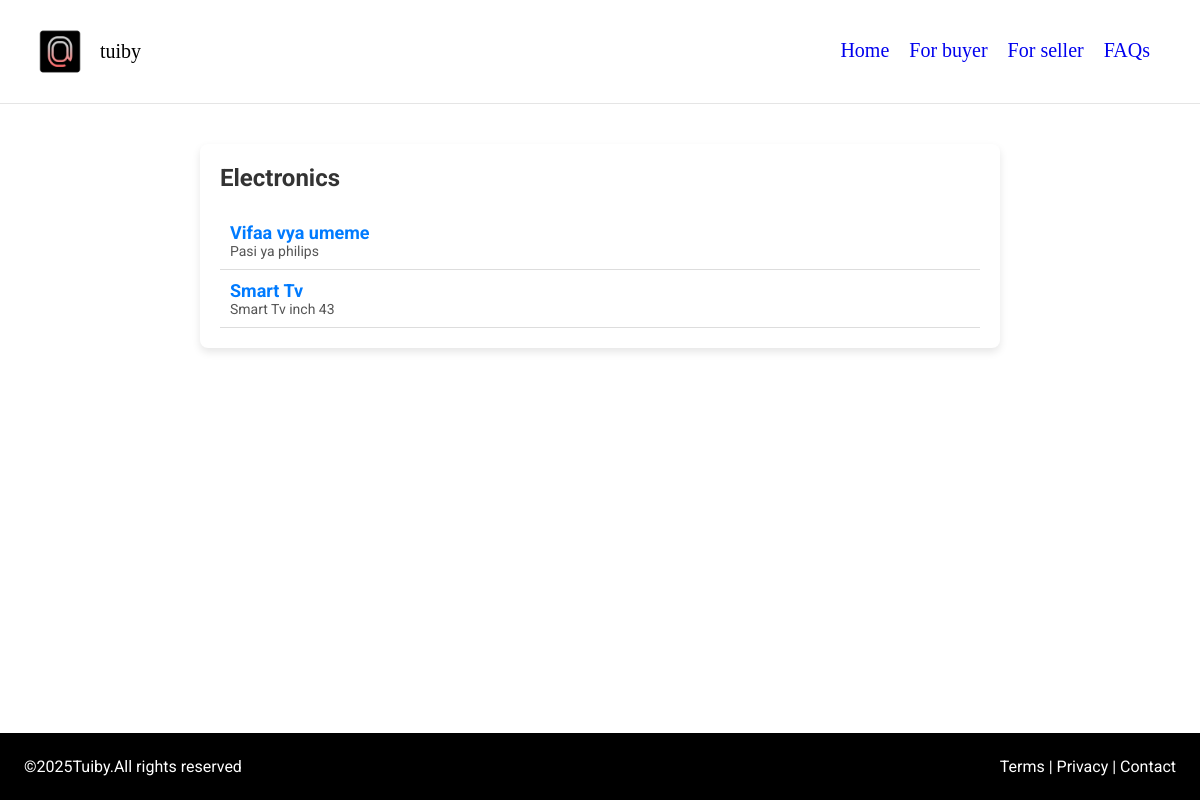
/electronics-product-list/ (signed in), run on the app's committed database.
### main/models.py (models this page shows, shortened)
class ProductInfo(models.Model):
    PRODUCT_CATEGORIES = [
        ('Electronics', 'Electronics'),
        ('Fashion', 'Fashion'),
        ('Furniture', 'Furniture'),
        ('Kitchenware', 'Kitchenware')
    ]
    user = models.ForeignKey(User, on_delete=models.CASCADE)
    product_name = models.CharField(max_length=15)
    product_descriptions = models.CharField(max_length=100)
    product_category = models.CharField(max_length=15, choices=PRODUCT_CATEGORIES, default='Fashion')

### main/views.py (the view)
# urls.py: path('electronics-product-list/', views.electronics_product_list, name='electronics-product-list'),
def electronics_product_list(request):
    user = request.user
    electronics_products = ProductInfo.objects.filter(user=user, product_category='Electronics')
    return render (request, 'main/product_list.html', {'electronics_products':electronics_products})

### main/templates/main/product_list.html (shortened to what this page needs)
{% extends 'main/base.html' %}
{% load static %}
{% block content %}
<div class="product-list-container">
    <h2 class="product-list-text-center">Electronics</h2>
    {% if electronics_products %}
        {% for product in electronics_products %}
            <div class="product-list-product-item">
                <p class="product-list-product-name">{{ product.product_name }}</p>
                <p class="product-list-product-description">{{ product.product_descriptions }}</p>
            </div>
        {% endfor %}
    {% else %}
        <p>No electronic products available.</p>
    {% endif %}
</div>
{% endblock %}

### main/static/main/styles.css (style rules this page uses)
* { margin: 0; padding: 0; font-family: 'Poppins', sans-serif; box-sizing: border-box; font-family: 'Roboto'; }
html, body { height: 100%; margin: 0; display: flex; flex-direction: column; }
h2 { color: #333; margin-bottom: 20px; }
.product-list-container { max-width: 800px; margin: 40px auto; padding: 20px; background: #fff; box-shadow: 0 4px 8px rgba(0, 0, 0, 0.1); border-radius: 8px; }
.product-list-product-item { padding: 10px; border-bottom: 1px solid #ddd; }
.product-list-product-name { font-size: 18px; font-weight: bold; color: #007bff; }
.product-list-product-description { font-size: 14px; color: #555; }

### data on the page
ProductInfo: product_name "Vifaa vya umeme", product_descriptions "Pasi ya philips"
ProductInfo: product_name "Smart Tv", product_descriptions "Smart Tv inch 43"
